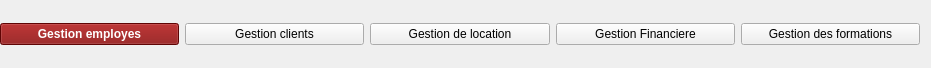
     <widget class="QWidget" name="horizontalLayoutWidget_2">
      <property name="geometry">
       <rect>
        <x>0</x>
        <y>0</y>
        <width>931</width>
        <height>68</height>
       </rect>
      </property>
      <layout class="QHBoxLayout" name="horizontalLayout_2" stretch="0,0,0,0,0">
       <property name="sizeConstraint">
        <enum>QLayout::SetDefaultConstraint</enum>
       </property>
       <property name="leftMargin">
        <number>0</number>
       </property>
       <property name="topMargin">
        <number>11</number>
       </property>
       <property name="bottomMargin">
        <number>11</number>
       </property>
       <item>
        <widget class="QPushButton" name="em_button_2">
         <property name="styleSheet">
          <string notr="true">background-color:#850606;
color:white;
font-weight:bold;

</string>
         </property>
         <property name="text">
          <string>Gestion employes</string>
         </property>
         <property name="icon">
          <iconset>
           <normaloff>../../Bureau/chartegraphique/Nouveau dossier/contact.png</normaloff>../../Bureau/chartegraphique/Nouveau dossier/contact.png</iconset>
         </property>
         <property name="iconSize">
          <size>
           <width>36</width>
           <height>32</height>
          </size>
         </property>
        </widget>
       </item>
       <item>
        <widget class="QPushButton" name="cl_button_2">
         <property name="styleSheet">
          <string notr="true"/>
         </property>
         <property name="text">
          <string>Gestion clients</string>
         </property>
         <property name="icon">
          <iconset>
           <normaloff>../../Bureau/chartegraphique/Nouveau dossier/client1.png</normaloff>../../Bureau/chartegraphique/Nouveau dossier/client1.png</iconset>
         </property>
         <property name="iconSize">
          <size>
           <width>30</width>
           <height>32</height>
          </size>
         </property>
        </widget>
       </item>
       <item>
        <widget class="QPushButton" name="Lo_button_2">
         <property name="styleSheet">
          <string notr="true"/>
         </property>
         <property name="text">
          <string>Gestion de location</string>
         </property>
         <property name="icon">
          <iconset>
           <normaloff>../../Bureau/chartegraphique/Nouveau dossier/ambulace3.png</normaloff>../../Bureau/chartegraphique/Nouveau dossier/ambulace3.png</iconset>
         </property>
         <property name="iconSize">
          <size>
           <width>32</width>
           <height>32</height>
          </size>
         </property>
        </widget>
       </item>
       <item>
        <widget class="QPushButton" name="fin_button_2">
         <property name="styleSheet">
          <string notr="true"/>
         </property>
         <property name="text">
          <string>Gestion Financiere</string>
         </property>
         <property name="icon">
          <iconset>
           <normaloff>../../Bureau/chartegraphique/Nouveau dossier/mayar.png</normaloff>../../Bureau/chartegraphique/Nouveau dossier/mayar.png</iconset>
         </property>
         <property name="iconSize">
          <size>
           <width>20</width>
           <height>31</height>
          </size>
         </property>
        </widget>
       </item>
       <item>
        <widget class="QPushButton" name="for_button_2">
         <property name="styleSheet">
          <string notr="true"/>
         </property>
         <property name="text">
          <string>Gestion des formations</string>
         </property>
         <property name="icon">
          <iconset>
           <normaloff>../../Bureau/chartegraphique/Nouveau dossier/formation.png</normaloff>../../Bureau/chartegraphique/Nouveau dossier/formation.png</iconset>
         </property>
         <property name="iconSize">
          <size>
           <width>22</width>
           <height>32</height>
          </size>
         </property>
        </widget>
       </item>
      </layout>
     </widget>
